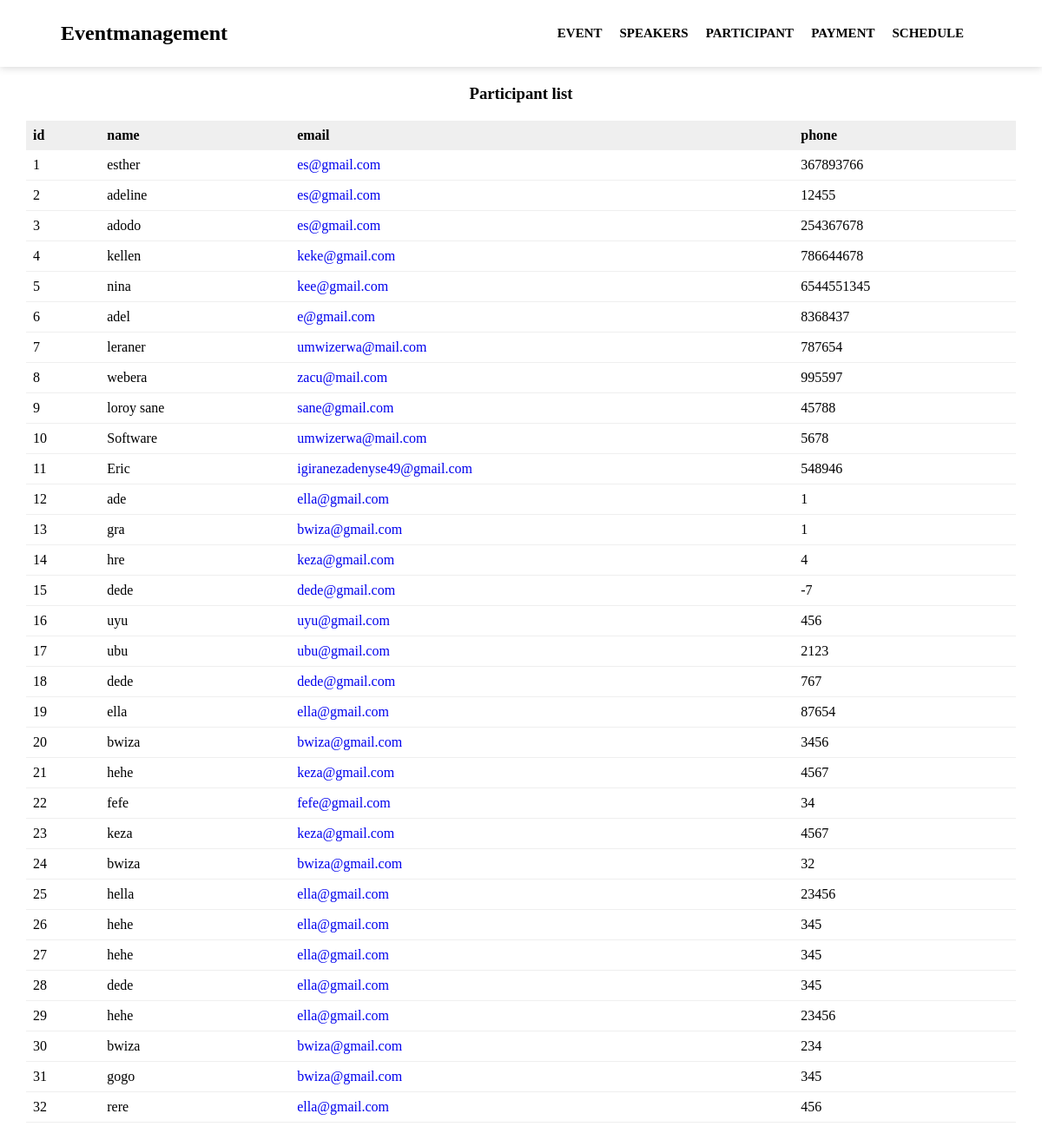
Screenshot of /participant/ with the database file from the repository.
### Participant/models.py (models this page shows, shortened)
class Participant(models.Model):
    name = models.CharField(max_length=200)
    email = models.EmailField()
    phoneNumber = models.IntegerField()
    events = models.ManyToManyField(Event)

### Participant/views.py (the view)
# urls.py: path('participant/',views.participantlist,name="participantlist"),
def participantlist(request):
    participants = Participant.objects.all()
    return render(request,'participant.html',{'participants':participants})

### templates/participant.html (shortened to what this page needs)
<!DOCTYPE html>
<html lang="en">
  <head>
  </head>
  <body>
    <nav>
      <div class="logo"><h1>Eventmanagement</h1></div>
      <ul>
        <li><a href="/">Event</a></li>
        <li><a href="/speakers">speakers</a></li>
        <li><a href="/participant/">participant</a></li>
        <li><a href="/payment/">payment</a></li>
        <li><a href="">schedule</a></li>
      </ul>
    </nav>
    <h3 class="text-center">Participant list</h3>
    <div class="table-container">
      <table>
        <thead>
          <tr>
            <th>id</th>
            <th>name</th>
            <th>email</th>
            <th>phone</th>
          </tr>
        </thead>
        <tbody>
          {%for participant in participants%}
          <tr>
            <td>{{ participant.id }}</td>
            <td>{{ participant.name }}</td>
            <td>
              <a href="/participant/{{participant.email }}"
                >{{ participant.email }}</a
              >
            </td>
            <td>{{participant.phoneNumber}}</td>
          </tr>
          {%endfor%}
        </tbody>
      </table>
    </div>
  </body>
</html>

### templates/participant.html (style rules this page uses)
* { padding: 0; margin: 0; box-sizing: border-box; }
a { text-decoration: none; }
nav { display: flex; align-items: center; justify-content: space-between; padding: 25px 70px; box-shadow: 0 0 10px rgba(0, 0, 0, 0.2); }
nav ul { display: flex; list-style-type: none; }
nav ul li { margin-right: 20px; text-transform: uppercase; font-weight: bold; font-size: 15px; }
nav ul li a { text-decoration: none; color: black; }
table { width: 100%; border-spacing: 0; border-collapse: collapse; }
table > thead > tr > th { text-align: left; padding: 0.5rem 0.5rem; background-color: #efefef; }
table > tbody > tr > td { padding: 0.5rem 0.5rem; border-bottom: 1px solid #efefef; white-space: nowrap; }
.table-container { padding: 20px 30px; }
.text-center { text-align: center; margin-top: 20px; }

### rows the page displays
Participant: id "1", name "esther", email "es@gmail.com", phoneNumber "367893766"
Participant: id "2", name "adeline", email "es@gmail.com", phoneNumber "12455"
Participant: id "3", name "adodo", email "es@gmail.com", phoneNumber "254367678"
Participant: id "4", name "kellen", email "keke@gmail.com", phoneNumber "786644678"
Participant: id "5", name "nina", email "kee@gmail.com", phoneNumber "6544551345"
Participant: id "6", name "adel", email "e@gmail.com", phoneNumber "8368437"
Participant: id "7", name "leraner", email "umwizerwa@mail.com", phoneNumber "787654"
Participant: id "8", name "webera", email "zacu@mail.com", phoneNumber "995597"
Participant: id "9", name "loroy sane", email "sane@gmail.com", phoneNumber "45788"
Participant: id "10", name "Software", email "umwizerwa@mail.com", phoneNumber "5678"
Participant: id "11", name "Eric", email "igiranezadenyse49@gmail.com", phoneNumber "548946"
Participant: id "12", name "ade", email "ella@gmail.com", phoneNumber "1"
Participant: id "13", name "gra", email "bwiza@gmail.com", phoneNumber "1"
Participant: id "14", name "hre", email "keza@gmail.com", phoneNumber "4"
Participant: id "15", name "dede", email "dede@gmail.com", phoneNumber "-7"
Participant: id "16", name "uyu", email "uyu@gmail.com", phoneNumber "456"
Participant: id "17", name "ubu", email "ubu@gmail.com", phoneNumber "2123"
Participant: id "18", name "dede", email "dede@gmail.com", phoneNumber "767"
Participant: id "19", name "ella", email "ella@gmail.com", phoneNumber "87654"
Participant: id "20", name "bwiza", email "bwiza@gmail.com", phoneNumber "3456"
Participant: id "21", name "hehe", email "keza@gmail.com", phoneNumber "4567"
Participant: id "22", name "fefe", email "fefe@gmail.com", phoneNumber "34"
Participant: id "23", name "keza", email "keza@gmail.com", phoneNumber "4567"
Participant: id "24", name "bwiza", email "bwiza@gmail.com", phoneNumber "32"
Participant: id "25", name "hella", email "ella@gmail.com", phoneNumber "23456"
Participant: id "26", name "hehe", email "ella@gmail.com", phoneNumber "345"
Participant: id "27", name "hehe", email "ella@gmail.com", phoneNumber "345"
Participant: id "28", name "dede", email "ella@gmail.com", phoneNumber "345"
Participant: id "29", name "hehe", email "ella@gmail.com", phoneNumber "23456"
Participant: id "30", name "bwiza", email "bwiza@gmail.com", phoneNumber "234"
Participant: id "31", name "gogo", email "bwiza@gmail.com", phoneNumber "345"
Participant: id "32", name "rere", email "ella@gmail.com", phoneNumber "456"
